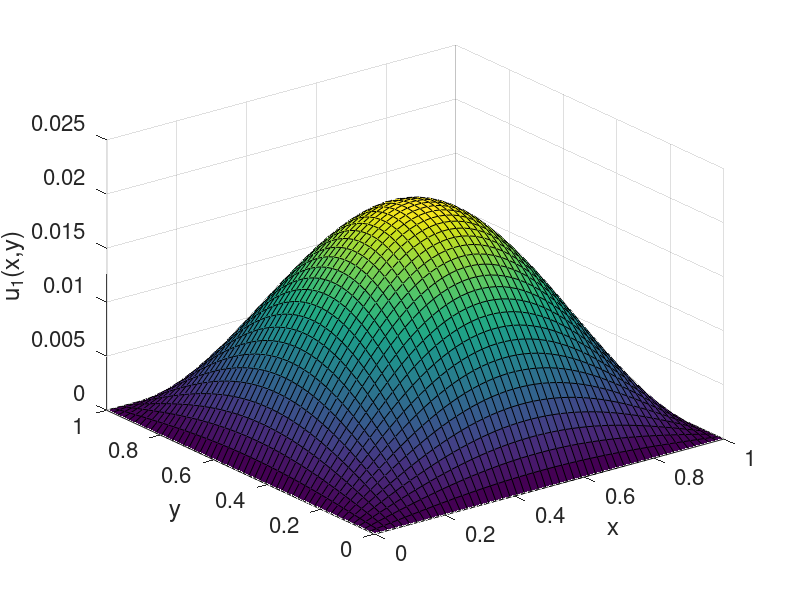
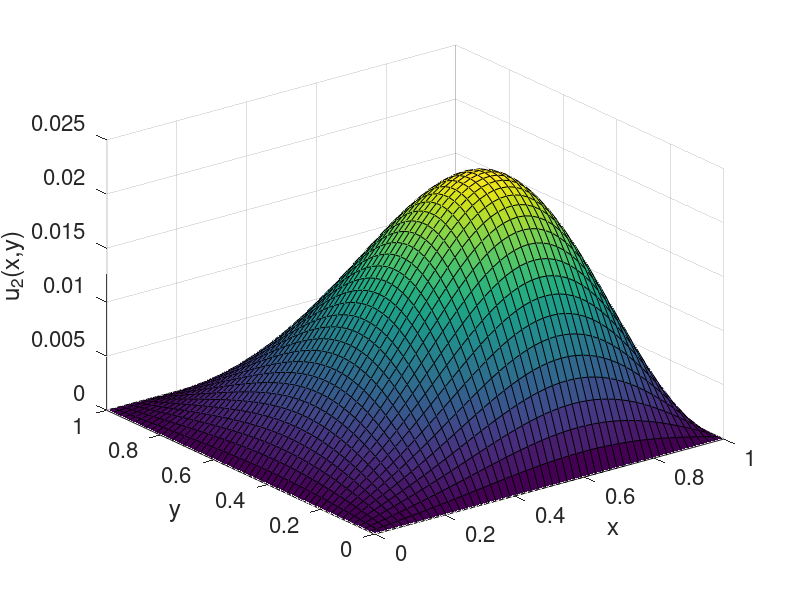
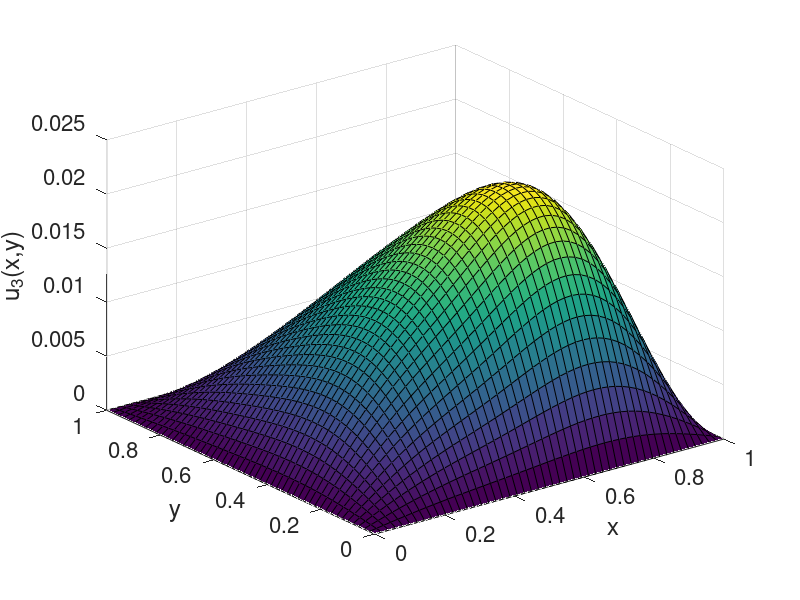
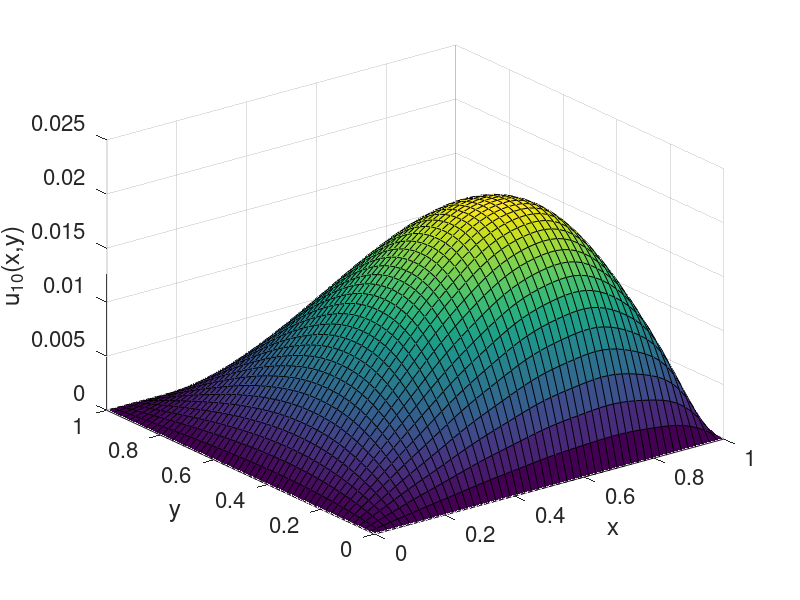

Recreate these plots in MATLAB, in order.
clear
clc
npts = 50;
x = linspace(0,1,npts);
y = linspace(0,1,npts);
[X,Y] = meshgrid(x,y);
for n=1:10
    figure(1)
    clf
    U = zeros(npts,npts);
    for j=1:n
        for k=1:n
            U = U + 4*(-1)^(j+1)/(j*k*pi^2)*sin(j*pi*X).*sin(k*pi*Y)/(j^2+k^2)/(pi^2);
        end
    end
    surf(X,Y,U), drawnow
    set(gca,'fontsize',16)
    xlabel('x')
    ylabel('y')
    zlabel(['u_{' num2str(n) '}(x,y)'])
    if ismember(n,[1 2 3 10]), 
        eval(sprintf('print -depsc2 twoD%d', n))
    end
    pause
end
